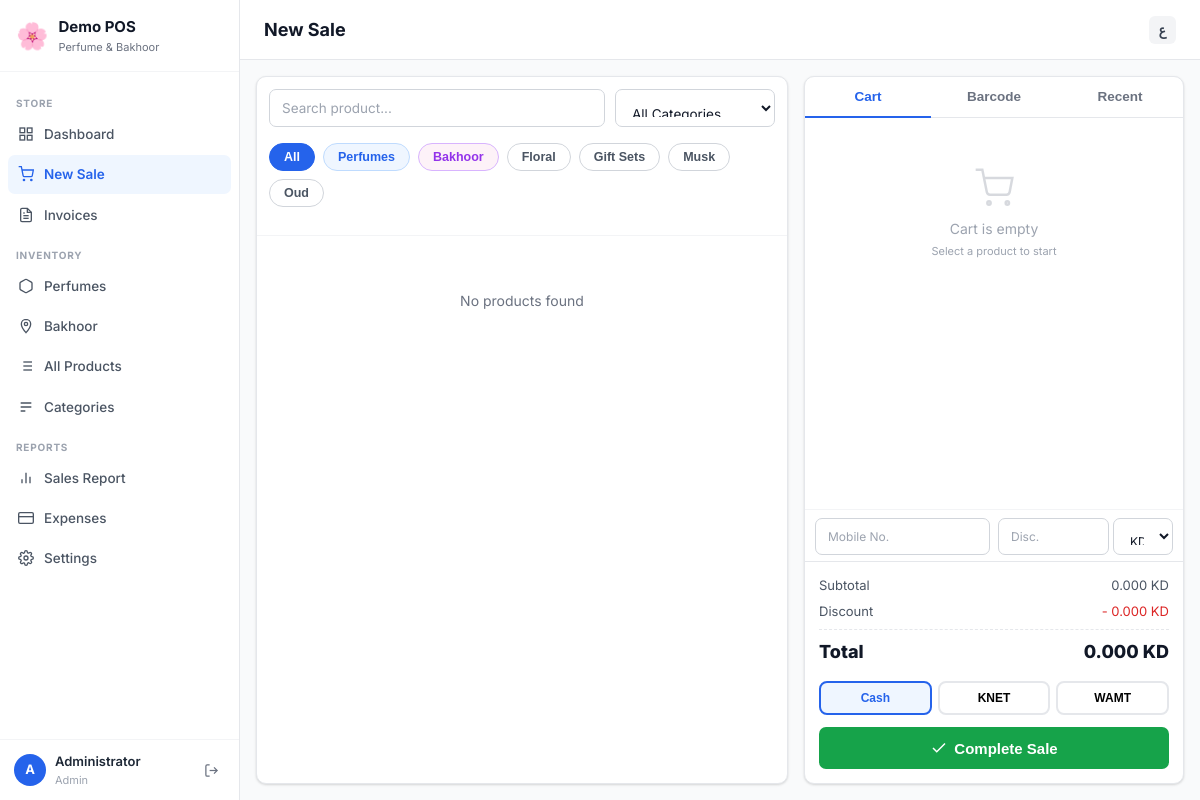
The page /new_sale.php (signed in) on the database its author committed.
### tables this page shows
CREATE TABLE settings (
    id INT AUTO_INCREMENT PRIMARY KEY,
    setting_key VARCHAR(100) NOT NULL UNIQUE,
    setting_value TEXT,
    setting_group VARCHAR(50) DEFAULT 'general'
);

CREATE TABLE categories (
    id INT AUTO_INCREMENT PRIMARY KEY,
    name VARCHAR(100) NOT NULL,
    name_ar VARCHAR(100) NOT NULL,
    parent_id INT DEFAULT NULL,
    icon VARCHAR(50) DEFAULT 'tag',
    sort_order INT DEFAULT 0,
    is_active TINYINT(1) DEFAULT 1,
    FOREIGN KEY (parent_id) REFERENCES categories(id) ON DELETE SET NULL
);

### config.php (called while the page is built, shortened)
<?php
$conn = new mysqli(DB_HOST, DB_USER, DB_PASS, DB_NAME);
$conn->set_charset('utf8mb4');
function getSetting($key, $default = '') {
    global $conn;
    $key = $conn->real_escape_string($key);
    $r = $conn->query("SELECT setting_value FROM settings WHERE setting_key='$key' LIMIT 1");
    if ($r && $r->num_rows) return $r->fetch_assoc()['setting_value'];
    return $default;
}
?>

### new_sale.php (the view, shortened to what this page needs)
<?php
require_once 'config.php';
$rCats = $conn->query("SELECT * FROM categories WHERE parent_id IS NULL AND is_active=1 ORDER BY sort_order, name");
$categories = $rCats ? $rCats->fetch_all(MYSQLI_ASSOC) : [];
include 'includes/head.php';
?>
<div class="app-layout">
<?php include 'includes/sidebar.php'; ?>
<div class="main-content">
  <div class="topbar">
    <div class="topbar-title"><?= $isAr ? 'بيع جديد' : 'New Sale' ?></div>
    <div class="topbar-right">
      <a href="lang.php?lang=<?= $isAr ? 'en' : 'ar' ?>" class="lang-btn"><?= $isAr ? 'EN' : 'ع' ?></a>
    </div>
  </div>
  <div class="page-content" style="padding:16px;">
    <div class="pos-layout">
      <div class="pos-products-area card" style="overflow:hidden;display:flex;flex-direction:column;">
        <div style="padding:12px;border-bottom:1px solid #f3f4f6;">
          <div class="product-search-bar">
            <input type="text" id="productSearch" class="form-control" placeholder="<?= $isAr ? 'بحث عن منتج...' : 'Search product...' ?>" oninput="filterProducts()">
            <select id="catFilter" class="form-control" style="max-width:160px;" onchange="filterProducts()">
              <option value=""><?= $isAr ? 'كل الفئات' : 'All Categories' ?></option>
            </select>
          </div>
          <div class="category-tabs" id="catTabs">
            <button class="cat-tab active" onclick="setCatFilter('', this)"><?= $isAr ? 'الكل' : 'All' ?></button>
            <button class="cat-tab" onclick="setCatFilter('piece', this)" style="background:#eff6ff;color:#2563eb;border-color:#bfdbfe;"><?= $isAr ? 'عطور' : 'Perfumes' ?></button>
            <button class="cat-tab" onclick="setCatFilter('weight', this)" style="background:#fdf2f8;color:#9333ea;border-color:#d8b4fe;"><?= $isAr ? 'بخور' : 'Bakhoor' ?></button>
            <?php foreach ($categories as $cat): ?>
            <?php if (strtolower($cat['name']) === 'bakhoor' || strtolower($cat['name_ar']) === 'بخور') continue; ?>
            <button class="cat-tab" onclick="setCatFilter('cat_<?= $cat['id'] ?>', this)"><?= htmlspecialchars($isAr ? $cat['name_ar'] : $cat['name']) ?></button>
            <?php endforeach; ?>
          </div>
        </div>
        <div id="productGrid" class="product-grid" style="flex:1;overflow-y:auto;padding:14px;align-content:start;"></div>
      </div>
      <div class="pos-right card">
        <div class="tab-bar">
          <button class="tab-btn active" id="tabCart" onclick="switchTab('cart')"><?= $isAr ? 'السلة' : 'Cart' ?></button>
          <button class="tab-btn" id="tabBarcode" onclick="switchTab('barcode')"><?= $isAr ? 'الباركود' : 'Barcode' ?></button>
          <button class="tab-btn" id="tabRecent" onclick="switchTab('recent')"><?= $isAr ? 'الأخيرة' : 'Recent' ?></button>
        </div>
        <div id="cartTab" style="flex:1;display:flex;flex-direction:column;overflow:hidden;">
          <div class="cart-items-area" id="cartItems">
            <div class="cart-empty" id="cartEmpty">
              <svg viewBox="0 0 24 24" fill="none" stroke="currentColor" stroke-width="1.5"><circle cx="9" cy="21" r="1"/><circle cx="20" cy="21" r="1"/><path d="M1 1h4l2.68 13.39a2 2 0 0 0 2 1.61h9.72a2 2 0 0 0 2-1.61L23 6H6"/></svg>
              <div><?= $isAr ? 'السلة فارغة' : 'Cart is empty' ?></div>
              <div style="font-size:11px;margin-top:4px;"><?= $isAr ? 'اختر منتجاً للبدء' : 'Select a product to start' ?></div>
            </div>
          </div>
          <div style="padding:0 10px 6px;border-top:1px solid #f3f4f6;">
            <div style="display:grid;grid-template-columns:1fr 1fr;gap:8px;padding-top:8px;">
              <input type="tel" id="custName" class="form-control" style="font-size:12px;" placeholder="<?= $isAr ? 'رقم الجوال' : 'Mobile No.' ?>" pattern="[0-9+]*">
              <div style="display:flex;gap:4px;">
                <input type="number" id="discountAmt" class="form-control" style="font-size:12px;" placeholder="<?= $isAr ? 'خصم' : 'Disc.' ?>" min="0" step="0.001" oninput="recalcCart()">
                <select id="discountType" class="form-control" style="width:60px;font-size:12px;" onchange="recalcCart()">
                  <option value="fixed">KD</option>
                </select>
              </div>
            </div>
          </div>
          <div class="payment-section">
            <div class="cart-total-row"><span><?= $isAr ? 'المجموع الفرعي' : 'Subtotal' ?></span><span id="subtotalDisplay">0.000 KD</span></div>
            <div class="cart-total-row" id="discountRow"><span><?= $isAr ? 'الخصم' : 'Discount' ?></span><span id="discountDisplay" style="color:#dc2626;">- 0.000 KD</span></div>
            <div class="cart-total-row grand"><span><?= $isAr ? 'الإجمالي' : 'Total' ?></span><span id="totalDisplay">0.000 KD</span></div>
            <div class="method-btns mt-16">
              <button class="method-btn active" data-method="cash" onclick="selectMethod('cash')"><?= $isAr ? 'نقد' : 'Cash' ?></button>
              <button class="method-btn" data-method="knet" onclick="selectMethod('knet')">KNET</button>
              <button class="method-btn" data-method="wamt" onclick="selectMethod('wamt')">WAMT</button>
            </div>
            <button class="btn btn-success btn-full btn-lg" onclick="completeSale()" id="checkoutBtn">
              <svg viewBox="0 0 24 24" fill="none" stroke="currentColor" stroke-width="2" style="width:18px;height:18px;"><polyline points="20 6 9 17 4 12"/></svg>
              <?= $isAr ? 'إتمام البيع' : 'Complete Sale' ?>
            </button>
          </div>
        </div>
      </div>
    </div>
  </div>
</div>
</div>
</body>
</html>

### includes/sidebar.php (shortened to what this page needs)
<?php
$currentPage = basename($_SERVER['PHP_SELF']);
$isAr = isset($_SESSION['lang']) && $_SESSION['lang'] === 'ar';
$shopName = getSetting('shop_name', 'Demo POS');
$shopNameAr = getSetting('shop_name_ar', 'Demo POS');
?>
<aside class="sidebar" id="sidebar">
    <div class="sidebar-brand">
        <div class="brand-icon">🌸</div>
        <div>
            <div class="brand-name"><?= $isAr ? htmlspecialchars($shopNameAr) : htmlspecialchars($shopName) ?></div>
            <div class="brand-sub"><?= $isAr ? 'عطور وبخور' : 'Perfume & Bakhoor' ?></div>
        </div>
    </div>
    <nav class="sidebar-nav">
        <div class="nav-section-label"><?= $isAr ? 'المتجر' : 'STORE' ?></div>
        <a href="dashboard.php" class="nav-item <?= $currentPage === 'dashboard.php' ? 'active' : '' ?>">
            <svg viewBox="0 0 24 24" fill="none" stroke="currentColor" stroke-width="2"><rect x="3" y="3" width="7" height="7"/><rect x="14" y="3" width="7" height="7"/><rect x="14" y="14" width="7" height="7"/><rect x="3" y="14" width="7" height="7"/></svg>
            <span><?= $isAr ? 'لوحة التحكم' : 'Dashboard' ?></span>
        </a>
        <a href="new_sale.php" class="nav-item <?= $currentPage === 'new_sale.php' ? 'active' : '' ?>">
            <svg viewBox="0 0 24 24" fill="none" stroke="currentColor" stroke-width="2"><circle cx="9" cy="21" r="1"/><circle cx="20" cy="21" r="1"/><path d="M1 1h4l2.68 13.39a2 2 0 0 0 2 1.61h9.72a2 2 0 0 0 2-1.61L23 6H6"/></svg>
            <span><?= $isAr ? 'بيع جديد' : 'New Sale' ?></span>
        </a>
        <a href="invoices.php" class="nav-item <?= $currentPage === 'invoices.php' ? 'active' : '' ?>">
            <svg viewBox="0 0 24 24" fill="none" stroke="currentColor" stroke-width="2"><path d="M14 2H6a2 2 0 0 0-2 2v16a2 2 0 0 0 2 2h12a2 2 0 0 0 2-2V8z"/><polyline points="14 2 14 8 20 8"/><line x1="16" y1="13" x2="8" y2="13"/><line x1="16" y1="17" x2="8" y2="17"/><polyline points="10 9 9 9 8 9"/></svg>
            <span><?= $isAr ? 'الفواتير' : 'Invoices' ?></span>
        </a>
        <div class="nav-section-label"><?= $isAr ? 'المخزون' : 'INVENTORY' ?></div>
        <a href="products.php?type=piece" class="nav-item <?= ($currentPage === 'products.php' && ($_GET['type'] ?? '') === 'piece') ? 'active' : '' ?>">
            <svg viewBox="0 0 24 24" fill="none" stroke="currentColor" stroke-width="2"><path d="M21 16V8a2 2 0 0 0-1-1.73l-7-4a2 2 0 0 0-2 0l-7 4A2 2 0 0 0 3 8v8a2 2 0 0 0 1 1.73l7 4a2 2 0 0 0 2 0l7-4A2 2 0 0 0 21 16z"/></svg>
            <span><?= $isAr ? 'العطور' : 'Perfumes' ?></span>
        </a>
        <a href="products.php?type=weight" class="nav-item <?= ($currentPage === 'products.php' && ($_GET['type'] ?? '') === 'weight') ? 'active' : '' ?>">
            <svg viewBox="0 0 24 24" fill="none" stroke="currentColor" stroke-width="2"><path d="M12 2C8.13 2 5 5.13 5 9c0 5.25 7 13 7 13s7-7.75 7-13c0-3.87-3.13-7-7-7z"/><circle cx="12" cy="9" r="2.5"/></svg>
            <span><?= $isAr ? 'البخور' : 'Bakhoor' ?></span>
        </a>
        <a href="products.php" class="nav-item <?= ($currentPage === 'products.php' && !isset($_GET['type'])) ? 'active' : '' ?>">
            <svg viewBox="0 0 24 24" fill="none" stroke="currentColor" stroke-width="2"><line x1="8" y1="6" x2="21" y2="6"/><line x1="8" y1="12" x2="21" y2="12"/><line x1="8" y1="18" x2="21" y2="18"/><line x1="3" y1="6" x2="3.01" y2="6"/><line x1="3" y1="12" x2="3.01" y2="12"/><line x1="3" y1="18" x2="3.01" y2="18"/></svg>
            <span><?= $isAr ? 'كل المنتجات' : 'All Products' ?></span>
        </a>
        <a href="categories.php" class="nav-item <?= $currentPage === 'categories.php' ? 'active' : '' ?>">
            <svg viewBox="0 0 24 24" fill="none" stroke="currentColor" stroke-width="2"><path d="M4 6h16M4 12h16M4 18h7"/></svg>
            <span><?= $isAr ? 'الفئات' : 'Categories' ?></span>
        </a>
        <div class="nav-section-label"><?= $isAr ? 'التقارير' : 'REPORTS' ?></div>
        <a href="reports.php" class="nav-item <?= $currentPage === 'reports.php' ? 'active' : '' ?>">
            <svg viewBox="0 0 24 24" fill="none" stroke="currentColor" stroke-width="2"><line x1="18" y1="20" x2="18" y2="10"/><line x1="12" y1="20" x2="12" y2="4"/><line x1="6" y1="20" x2="6" y2="14"/></svg>
            <span><?= $isAr ? 'تقارير المبيعات' : 'Sales Report' ?></span>
        </a>
        <?php if ($_SESSION['user_role'] === 'admin'): ?>
        <a href="expenses.php" class="nav-item <?= $currentPage === 'expenses.php' ? 'active' : '' ?>">
            <svg viewBox="0 0 24 24" fill="none" stroke="currentColor" stroke-width="2"><rect x="1" y="4" width="22" height="16" rx="2" ry="2"/><line x1="1" y1="10" x2="23" y2="10"/></svg>
            <span><?= $isAr ? 'المصروفات' : 'Expenses' ?></span>
        </a>
        <a href="settings.php" class="nav-item <?= $currentPage === 'settings.php' ? 'active' : '' ?>">
            <span><?= $isAr ? 'الإعدادات' : 'Settings' ?></span>
        </a>
        <?php endif; ?>
    </nav>
    <div class="sidebar-footer">
        <div class="user-info">
            <div class="user-avatar"><?= strtoupper(substr($_SESSION['user_name'] ?? 'U', 0, 1)) ?></div>
            <div>
                <div class="user-name"><?= htmlspecialchars($_SESSION['user_name'] ?? '') ?></div>
                <div class="user-role"><?= $isAr ? ($_SESSION['user_role'] === 'admin' ? 'مدير' : 'كاشير') : ucfirst($_SESSION['user_role'] ?? '') ?></div>
            </div>
        </div>
        <a href="logout.php" class="logout-btn" title="Logout" onclick="confirmLogout(event)">
            <svg viewBox="0 0 24 24" fill="none" stroke="currentColor" stroke-width="2"><path d="M9 21H5a2 2 0 0 1-2-2V5a2 2 0 0 1 2-2h4"/><polyline points="16 17 21 12 16 7"/><line x1="21" y1="12" x2="9" y2="12"/></svg>
        </a>
    </div>
</aside>

### new_sale.php (style rules this page uses)
.pos-layout { display:grid; grid-template-columns:1fr 380px; gap:16px; height:calc(100vh - 60px - 32px); }
.pos-products-area { display:flex; flex-direction:column; overflow:hidden; }
.pos-right { display:flex; flex-direction:column; overflow:hidden; }
.cart-items-area { flex:1; overflow-y:auto; padding:10px; }
.payment-section { padding:14px; border-top:1px solid #e5e7eb; }
.method-btns { display:grid; grid-template-columns:repeat(3,1fr); gap:6px; margin-bottom:12px; }
.method-btn { padding:8px 4px; border:2px solid #e5e7eb; border-radius:8px; background:#fff; font-size:12px; font-weight:600; cursor:pointer; text-align:center; transition:all .15s; }
.method-btn.active { border-color:#2563eb; background:#eff6ff; color:#2563eb; }

### rows shown on the page
settings: setting_value "Demo POS"
categories: name "Floral"
categories: name "Gift Sets"
categories: name "Musk"
categories: name "Oud"

### other values the page prints
substr($_SESSION['user_name'] ?? 'U', 0, 1) "A"
$_SESSION['user_name'] "Administrator"
$_SESSION['user_role'] "Admin"
